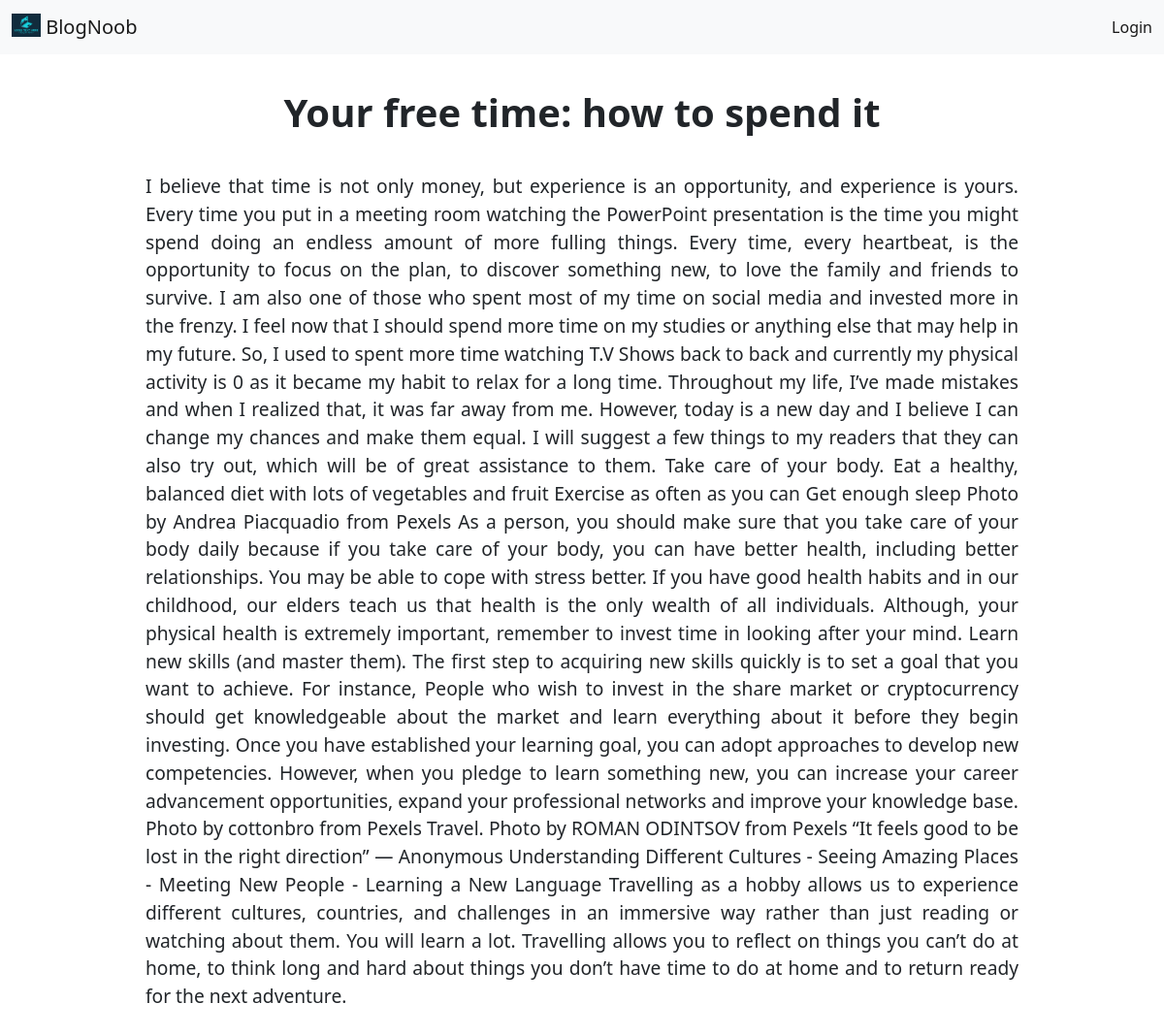
The page /blog/7 on the database its author committed.
### base/models.py (models this page shows, shortened)
class Blog(models.Model):
    title = models.CharField(max_length=200, null=False)
    author = models.ForeignKey(User, on_delete=models.CASCADE, null=True)
    topic = models.ForeignKey(Topic, on_delete=models.SET_NULL, null=True)
    body = models.TextField()
    updated = models.DateTimeField(auto_now=True)
    created = models.DateTimeField(auto_now_add=True)
    class Meta:
        ordering = ['-created', '-updated']

### base/views.py (the view)
# urls.py: path("blog/<str:pk>", views.blog, name='blog'),
def blog(request, pk):
    blog = Blog.objects.get(id=pk)
    context = {'blog': blog}
    return render(request, 'base/blog.html', context)

### base/templates/base/blog.html
{% extends 'main.html' %} {% block content %}
<div class="container blog-page">
    <h1 class="blog-page-title">{{blog.title}}</h1>
    <p>{{blog.body}}</p>
</div>
{% endblock content %}

### static/css/styles.css (style rules this page uses)
body { line-height: 1.5; }
.blog-page { text-align: justify; font-size: 1.2rem; line-height: 1.5; padding: 3% 10%; }
.blog-page-title { font-weight: bold; text-align: center; padding-bottom: 30px; }

### rows shown on the page
Blog: title "Your free time: how to spend it", body "I believe that time is not only money, but experience is an opportunity, and experience is yours. Every time you put in a meeting room watching the PowerPoint presentation is the time you might spend doing an endless amount of more fulling things. Every time, every heartbeat, is the opportunity to focus on the plan, to discover something new, to love the family and friends to survive. I am also one of those who spent most of my time on social media and invested more in the frenzy. I feel now that I should spend more time on my studies or anything else that may help in my future. So, I used to spent more time watching T.V Shows back to back and currently my physical activity is 0 as it…"
